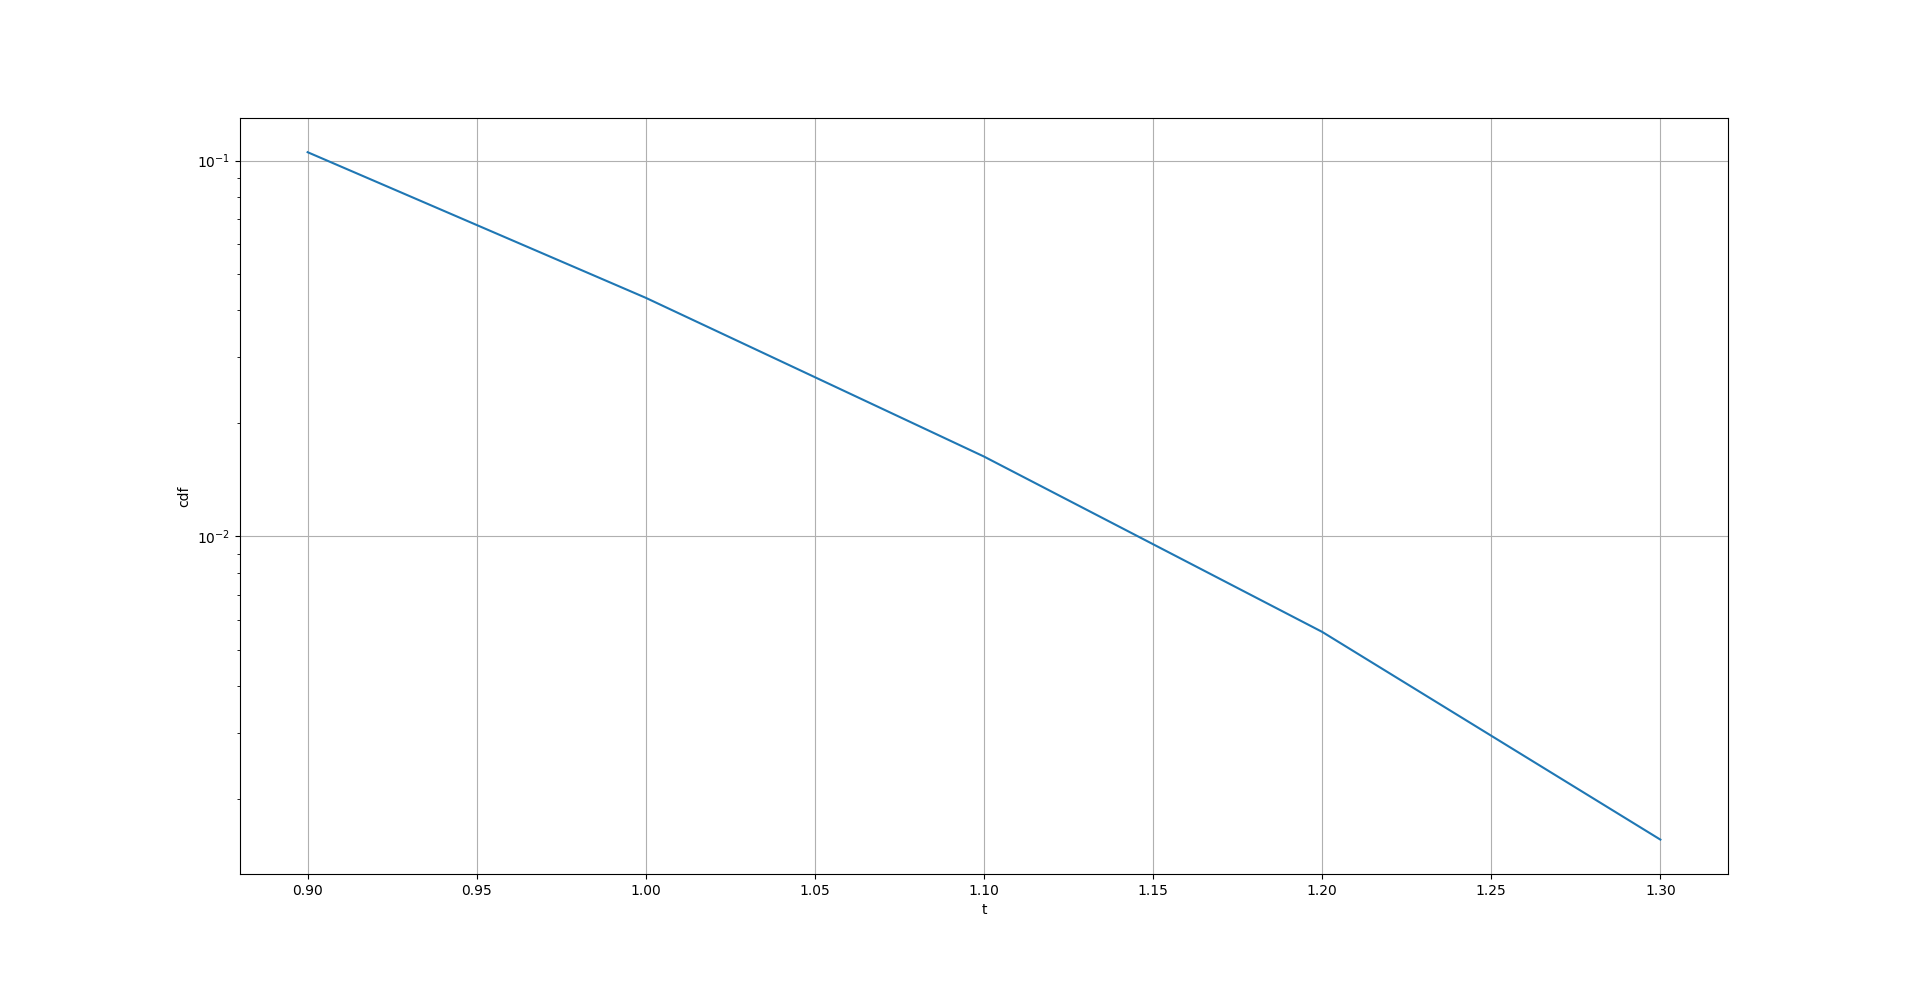

Python code for this plot:

# coding: utf-8

# In[1]:


import numpy as np 
import matplotlib.pyplot as plt 
t = [0.9,1.0,1.1,1.2,1.3]


# In[2]:


vals = []
for bound in t:
    count = 0
    for i in range(int(100000)):
        times = np.random.exponential(1,32)
        times.sort()
        if(times[15]>bound):
            count = count+1
    print(count*1.0/100000)
    vals.append(count*1.0/100000)


# In[3]:


plt.semilogy(t, vals)
plt.xlabel('t')
plt.ylabel('cdf')
plt.grid(True)
plt.show()
